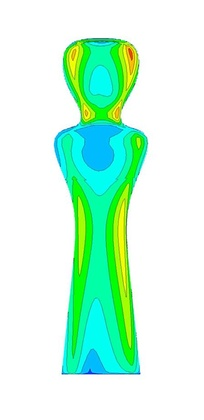
%> input picture GEOMETRY/MATLAB/Dummy.jpg, 204 x 420 px, shrunk from 448 x 921 before the run
$ octave ExtractOutline.m   (GNU Octave 9; MATLAB toolbox functions it lacks are replaced by stand-ins)
%> lines starting %> are read from the running program, lines starting %| are printed output that depends on the picture; in (x1, y1, x2, y2) boxes, pixels count from 0 and x2, y2 are one past the last pixel; in counts of white or black regions, pixels touching at a corner belong together; the program's own positions count from 1
clc
clear all
close all


% The outline must be closed curve

filepath = 'C:\Users\congwang\Desktop\Dummy.jpg';

% Read the image
im=imread(filepath);
%> im is the input picture: size 420x204x3 uint8; mean R, G, B 198.8, 249.6, 221.8
figure,imshow(im,[]);title('Raw');

% Convert to gray
im=rgb2gray(im);
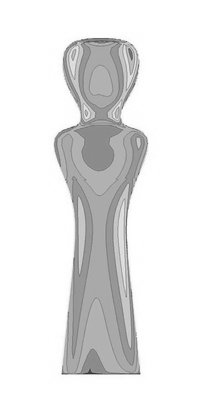
%> im: size 420x204 uint8; min 49, max 255, mean 231.2
figure,imshow(im,[]);title('Gray');

% Convert to binary
im=im2bw(im, 0.9);
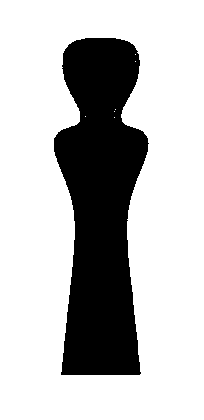
%> im: size 420x204 logical; 73.9% white; 1 black region, box (x1, y1, x2, y2) and area: (54, 38, 149, 375) 22343
figure,imshow(im,[]),title('BW');

% Fill holes
im2=imfill(~im,'holes');
%> im2: size 420x204 logical; 26.1% white; 1 white region, box (x1, y1, x2, y2) and area: (54, 38, 149, 375) 22349
figure,imshow(im2,[]); title('')

% Extract outline
im3=bwperim(im2);
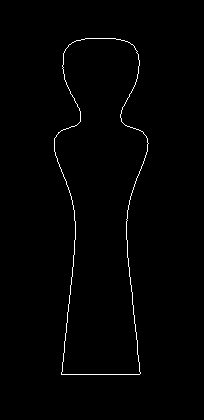
%> im3: size 420x204 logical; 0.96% white in thin lines or dots, all inside (x1, y1, x2, y2) = (54, 38, 149, 375)

% Display
figure,imshow(~im3,[]);

rowsum = sum(im3,2);
%> rowsum = 420 values, max 79 at index 375, min 0 at index 1, mean 1.96
colsum = sum(im3,1);
%> colsum = 204 values, max 33 at index 128, min 0 at index 1, mean 4.03

I = rowsum>0;
%> I = 420 logical values, 337 true
J = colsum>0;
%> J = 204 logical values, 95 true


[~,upper] = max(diff(I));
%> upper = 38
[~,lower] = min(diff(I));
%> lower = 375
upper = upper+1;
%> upper = 39

[~,left] = max(diff(J));
%> left = 54
[~,right] = min(diff(J));
%> right = 149
left = left+1;
%> left = 55

middle = floor((left+right)/2);
%> middle = 102

x=[];
y=[];

data=im3(upper:lower, left:middle);
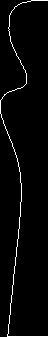
%> data: size 337x48 logical; 2.6% white in thin lines or dots
[m,n] = size(data);
%> m = 337; n = 48

for i=1:m
    for j=1:n
        if data(i,j)>0
            x=[x;i];
            y=[y;j];
        end
    end
end
%> after the loop, x = 414 values from 1 to 337; y = 414 values, max 48 at index 17, min 1 at index 138, mean 17.38

figure
%> (the run ends here)
